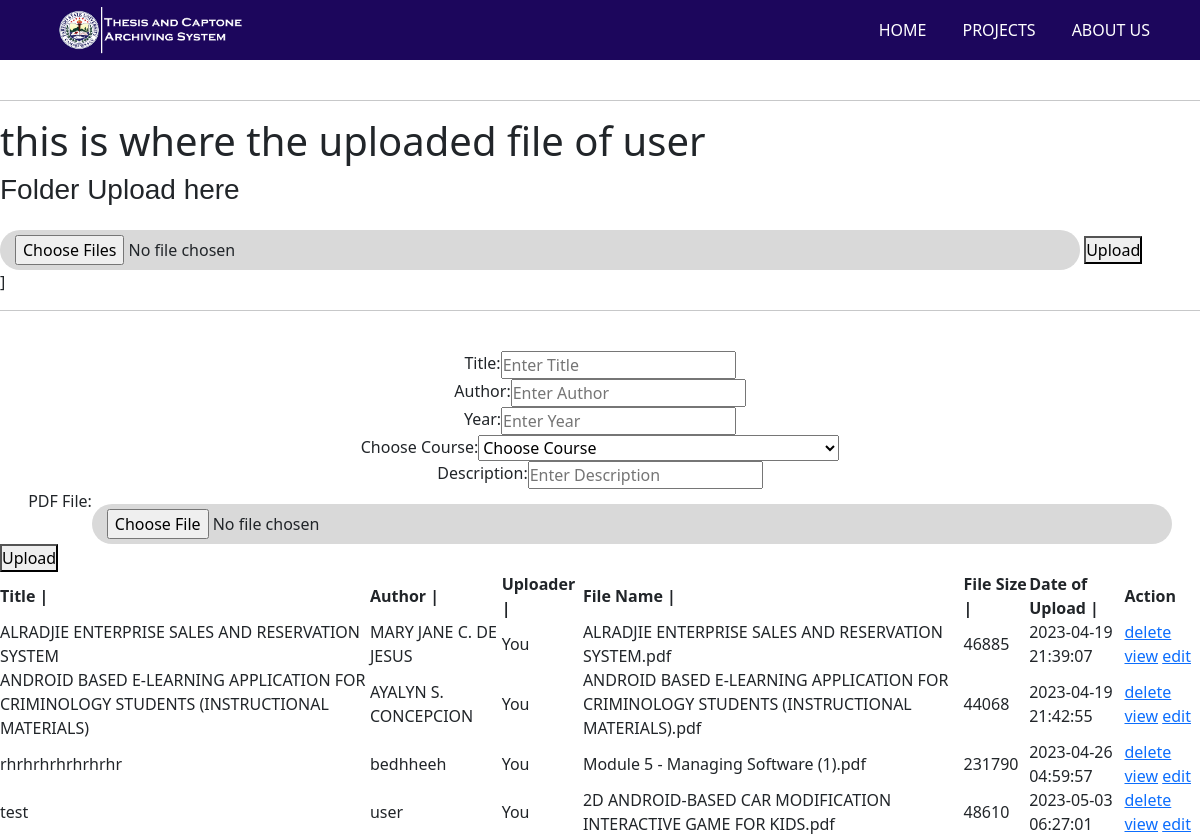
Page /user/userMyUploads.php (signed in) on the committed database.
### tables this page shows
CREATE TABLE `uploads` (
  `id` int(11) NOT NULL,
  `title` varchar(355) NOT NULL,
  `author` varchar(255) NOT NULL,
  `uploadedby` varchar(100) NOT NULL,
  `uploader_id` int(11) NOT NULL,
  `year` varchar(4) NOT NULL,
  `course` varchar(100) NOT NULL,
  `description` longtext NOT NULL,
  `status` tinyint(1) NOT NULL,
  `file_name` varchar(100) NOT NULL,
  `file_size` double NOT NULL,
  `file_path` varchar(200) NOT NULL,
  `uploaded_at` timestamp NOT NULL DEFAULT current_timestamp()
);

### user/userMyUploads.php (the view, shortened to what this page needs)
<?php
include '../includes/Header.php';
include '../includes/NavBar.php';
?>
<div class="cont">
    <br>
    <hr>
    <div>
        <h1>this is where the uploaded file of user</h1>
    </div>
    <h3>Folder Upload here</h3>
    <form method="POST" action="../includes/folder_includes.php" enctype="multipart/form-data">
        <input type="file" name="folder" webkitdirectory directory multiple>
        <button type="submit" name="folder">Upload</button>
    </form>]
    <br>
    <hr>
    <br>
    <form method="post" action="../includes/upload.includes.php" id="fileupload" enctype="multipart/form-data">
        <div class="uploadInput_field_container">
            <label for="title">Title:</label>
            <input type="text" name="title" class="title" required placeholder="Enter Title">
        </div>
        <div class="uploadInput_field_container">
            <label for="author">Author:</label>
            <input type="text" name="author" class="author" required placeholder="Enter Author">
        </div>
        <div class="uploadInput_field_container">
            <label for="Year">Year:</label>
            <input type="number" name="year" class="Year" required placeholder="Enter Year">
        </div>
        <div class="uploadInput_field_container">
            <label for="course">Choose Course:</label>
            <select name="course" id="course" required>
                <option value="" disabled selected>Choose Course</option>
            </select>
        </div>
        <div class="uploadInput_field_container">
            <label for="description">Description:</label>
            <input type="text" name="description" class="description" required placeholder="Enter Description">
        </div>
        <div class="uploadInput_field_container">
            <label for="file">PDF File:</label>
            <input type="file" name="file" class="file" required>
        </div>
        <div>
            <button type="submit" name="upload">Upload</button>
        </div>
    </form>
    <div class="display_uploaded_container">
        <table>
            <thead>
                <tr>
                    <th scope="col">Title | &nbsp</th>
                    <th scope="col">Author |&nbsp</th>
                    <th scope="col">Uploader | &nbsp</th>
                    <th scope="col">File Name | &nbsp</th>
                    <th scope="col">File Size | &nbsp</th>
                    <th scope="col">Date of Upload | &nbsp</th>
                    <th scope="col">Action &nbsp</th>
                </tr>
            </thead>
            <?php
            $dbConn = new DatabaseConnection();
            $Conn = $dbConn->dbConnection();
            $sel = $Conn->prepare("SELECT * FROM uploads WHERE uploadedby =?");
            $sel->execute(array($_SESSION['user_name']));
            if ($sel->rowCount() > 0) {
                while ($row = $sel->fetch()) { ?>
                    <tbody>
                        <tr>
                            <td><?php echo $row['title']; ?></td>
                            <td><?php echo $row['author']; ?></td>
                            <td><?php
                                if ($row['uploadedby'] === $_SESSION['user_name']) {
                                    echo "You";
                                } ?>
                            </td>
                            <td><?php echo $row['file_name']; ?></td>
                            <td><?php echo $row['file_size']; ?></td>
                            <td><?php echo $row['uploaded_at']; ?></td>
                            <td>
                                <a href="../includes/delete_includes.php?id=<?php echo $row['id']; ?>">delete</a>
                                <a href="<?php echo $row['file_path']; ?>">view</a>
                                <a id="getId" href="../includes/edit_includes.php?<?php echo $row['id']; ?>">edit</a>
                            </td>
                        </tr>
                    </tbody>
            <?php }
            }
            ?>
        </table>
    </div>
</div>
<?php
include '../includes/Footer.php'
?>

### asset/css/modal.css (style rules this page uses)
.uploadInput_field_container { width: 100%; display: flex; justify-content: center; }
input[type="file"] { width: 90%; height: 40px; background: #d9d9d9; border-radius: 25px; margin-top: 15px; border: none; padding: 20px; outline: none; padding: 5px 15px; }

### asset/css/about.css (style rules this page uses)
* { padding: 0; margin: 0; box-sizing: border-box; }
body { overflow-x: hidden; }
h3 { font-family: Verdana, Geneva, Tahoma, sans-serif; }

### includes/Header.php (style rules this page uses)
html, body { margin: 0; padding: 0; }

### rows in the picture
uploads: title "ALRADJIE ENTERPRISE SALES AND RESERVATION SYSTEM", author "MARY JANE C. DE JESUS", uploadedby "You", file_name "ALRADJIE ENTERPRISE SALES AND RESERVATION SYSTEM.pdf", file_size "46885", uploaded_at "2023-04-19 21:39:07"
uploads: title "ANDROID BASED E-LEARNING APPLICATION FOR CRIMINOLOGY STUDENTS (INSTRUCTIONAL MATERIALS)", author "AYALYN S. CONCEPCION", uploadedby "You", file_name "ANDROID BASED E-LEARNING APPLICATION FOR CRIMINOLOGY STUDENTS (INSTRUCTIONAL MATERIALS).pdf", file_size "44068", uploaded_at "2023-04-19 21:42:55"
uploads: title "rhrhrhrhrhrhrhr", author "bedhheeh", uploadedby "You", file_name "Module 5 - Managing Software (1).pdf", file_size "231790", uploaded_at "2023-04-26 04:59:57"
uploads: title "test", author "user", uploadedby "You", file_name "2D ANDROID-BASED CAR MODIFICATION INTERACTIVE GAME FOR KIDS.pdf", file_size "48610", uploaded_at "2023-05-03 06:27:01"
